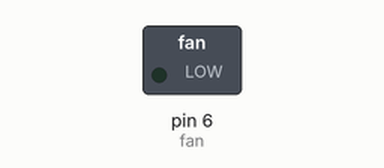
This sketch was run on a simulated Arduino Uno, built with avr-gcc and run on an emulated ATmega328P. On the bench: switched loads named in the sketch (green lamp = pin HIGH).

Above: at 2.0 s.
At 8.0 s:
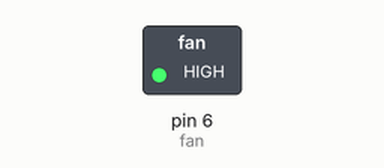
Timing chart, 0 to 15.6 s (numbered marks = the images above):
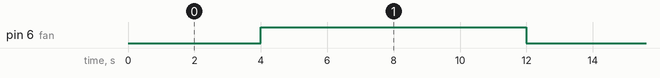

The sketch:

Transistor_Fan.ino
```cpp
// Can use PWM, but the fan I have makes a bit of a wierd noise at non-full power
// Pin 6 used since 3 is used by wi-fi shield for IRQ
int fan = 6; // PWM pin

void setup() {
	pinMode(fan, OUTPUT);
}

void loop() {
	// Turn it on for a while and then off
    analogWrite(fan, 0);
	delay(4000);

    analogWrite(fan, 255);
	delay(8000);
}
```

Measured:
- by itself, pin 6 (fan): alternates HIGH for 8.0 s and LOW for 4.0 s
